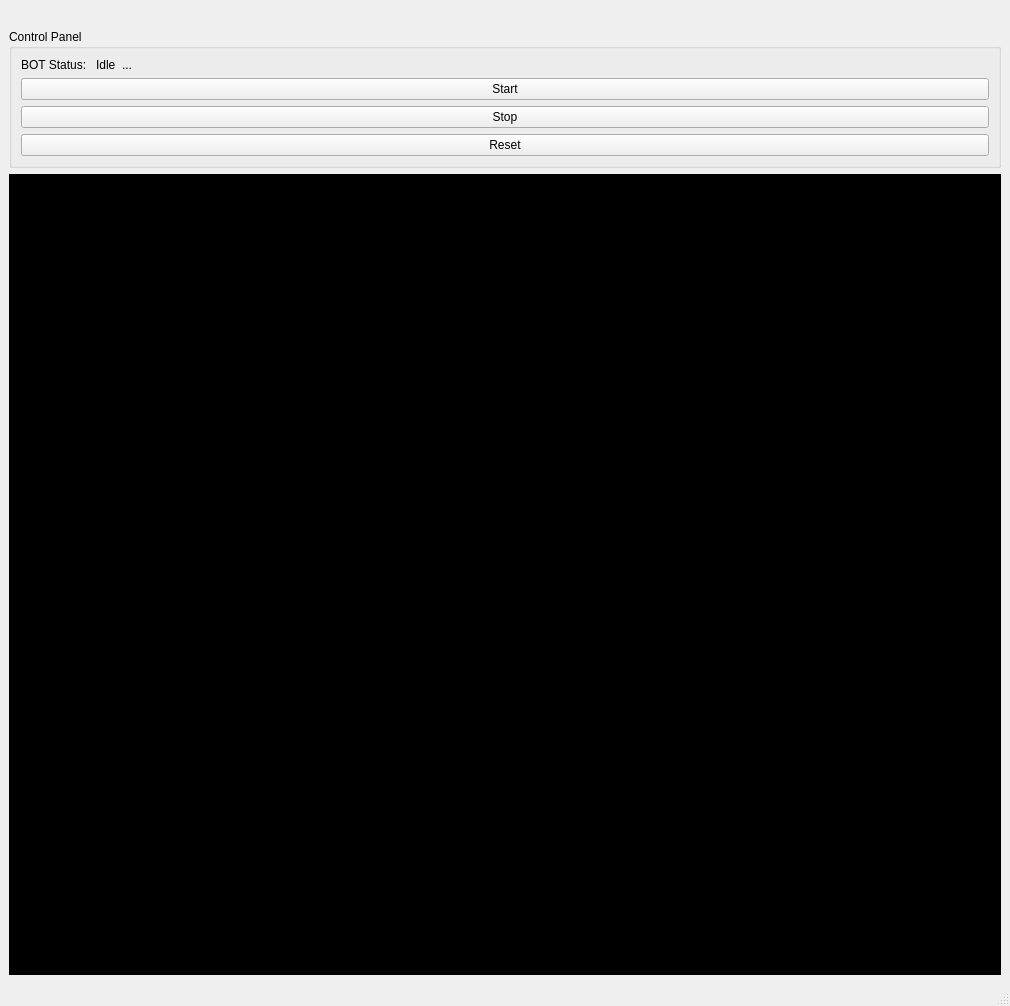
<?xml version="1.0" encoding="UTF-8"?>
<ui version="4.0">
    <class>MainWindow</class>
    <widget class="QMainWindow" name="MainWindow">
        <property name="geometry">
            <rect>
                <x>0</x>
                <y>0</y>
                <width>1010</width>
                <height>1006</height>
            </rect>
        </property>
        <property name="windowTitle">
            <string>LLM VoiceChat</string>
        </property>
        <widget class="QWidget" name="centralwidget">
            <layout class="QGridLayout" name="gridLayout_5">
                <item row="0" column="0">
                    <layout class="QGridLayout" name="gridLayout_4">
                        <item row="2" column="1">
                            <widget class="QWidget" name="widget" native="true">
                                <property name="minimumSize">
                                    <size>
                                        <width>320</width>
                                        <height>240</height>
                                    </size>
                                </property>
                                <property name="mouseTracking">
                                    <bool>true</bool>
                                </property>
                                <property name="styleSheet">
                                    <string notr="true">background-color: rgb(0, 0, 0);</string>
                                </property>
                            </widget>
                        </item>
                        <item row="1" column="1">
                            <widget class="QGroupBox" name="groupBox">
                                <property name="title">
                                    <string>Control Panel</string>
                                </property>
                                <layout class="QGridLayout" name="gridLayout_3">
                                    <!-- <item row="0" column="0">
                                        <layout class="QGridLayout" name="gridLayout_2">
                                            <item row="0" column="0">
                                                <widget class="QLabel" name="label_2">
                                                    <property name="text">
                                                        <string>Audio Device</string>
                                                    </property>
                                                </widget>
                                            </item>
                                            <item row="0" column="1">
                                                <widget class="QComboBox" name="comboBox"/>
                                            </item>
                                            <item row="1" column="0">
                                                <widget class="QLabel" name="label_3">
                                                    <property name="text">
                                                        <string>Window Length (&gt;28)</string>
                                                    </property>
                                                </widget>
                                            </item>
                                            <item row="1" column="1">
                                                <widget class="QLineEdit" name="lineEdit">
                                                    <property name="text">
                                                        <string>1000</string>
                                                    </property>
                                                </widget>
                                            </item>
                                            <item row="2" column="0">
                                                <widget class="QLabel" name="label_4">
                                                    <property name="text">
                                                        <string>Sampling Rate (&gt;1000 Hz)</string>
                                                    </property>
                                                </widget>
                                            </item>
                                            <item row="2" column="1">
                                                <widget class="QLineEdit" name="lineEdit_2">
                                                    <property name="text">
                                                        <string>44100</string>
                                                    </property>
                                                </widget>
                                            </item>
                                        </layout>
                                    </item> -->
                                    <item row="0" column="1">
                                        <layout class="QVBoxLayout" name="verticalLayout">
                                            <item>
                                                <layout class="QGridLayout" name="gridLayout">
                                                    <!-- <item row="0" column="0">
                                                        <widget class="QLabel" name="label_5">
                                                            <property name="text">
                                                                <string>Down Sample (&gt;0)</string>
                                                            </property>
                                                        </widget>
                                                    </item>
                                                    <item row="0" column="1">
                                                        <widget class="QLineEdit" name="lineEdit_3">
                                                            <property name="text">
                                                                <string>1</string>
                                                            </property>
                                                        </widget>
                                                    </item> -->
                                                    <item row="1" column="0">
                                                        <widget class="QLabel" name="label_6">
                                                            <property name="text">
                                                                <string>BOT Status:   Idle  ...</string>
                                                            </property>
                                                        </widget>
                                                    </item>
                                                </layout>
                                            </item>
                                            <item>
                                                <widget class="QPushButton" name="startButton">
                                                    <property name="text">
                                                        <string>Start</string>
                                                    </property>
                                                </widget>
                                            </item>
                                            <item>
                                                <widget class="QPushButton" name="stopButton">
                                                    <property name="text">
                                                        <string>Stop</string>
                                                    </property>
                                                </widget>
                                            </item>
                                            <item>
                                                <widget class="QPushButton" name="resetButton">
                                                    <property name="text">
                                                        <string>Reset</string>
                                                    </property>
                                                </widget>
                                            </item>
                                        </layout>
                                    </item>
                                </layout>
                            </widget>
                        </item>
                        <item row="3" column="1">
                            <spacer name="horizontalSpacer">
                                <property name="orientation">
                                    <enum>Qt::Horizontal</enum>
                                </property>
                                <property name="sizeHint" stdset="0">
                                    <size>
                                        <width>778</width>
                                        <height>0</height>
                                    </size>
                                </property>
                            </spacer>
                        </item>
                        <item row="2" column="0">
                            <spacer name="verticalSpacer">
                                <property name="orientation">
                                    <enum>Qt::Vertical</enum>
                                </property>
                                <property name="sizeHint" stdset="0">
                                    <size>
                                        <width>0</width>
                                        <height>40</height>
                                    </size>
                                </property>
                            </spacer>
                        </item>
                        <item row="0" column="1">
                            <widget class="QLabel" name="label">
                                <property name="text">
                                    <string/>
                                </property>
                                <property name="pixmap">
                                    <pixmap>Snapshot 2022-Jan-15 at 11.55.30 AM.png</pixmap>
                                </property>
                                <property name="scaledContents">
                                    <bool>false</bool>
                                </property>
                                <property name="alignment">
                                    <set>Qt::AlignCenter</set>
                                </property>
                                <property name="margin">
                                    <number>4</number>
                                </property>
                                <property name="indent">
                                    <number>3</number>
                                </property>
                            </widget>
                        </item>
                    </layout>
                </item>
            </layout>
        </widget>
        <widget class="QStatusBar" name="statusbar"/>
        </widget>
        <resources/>
        <connections/>
</ui>
